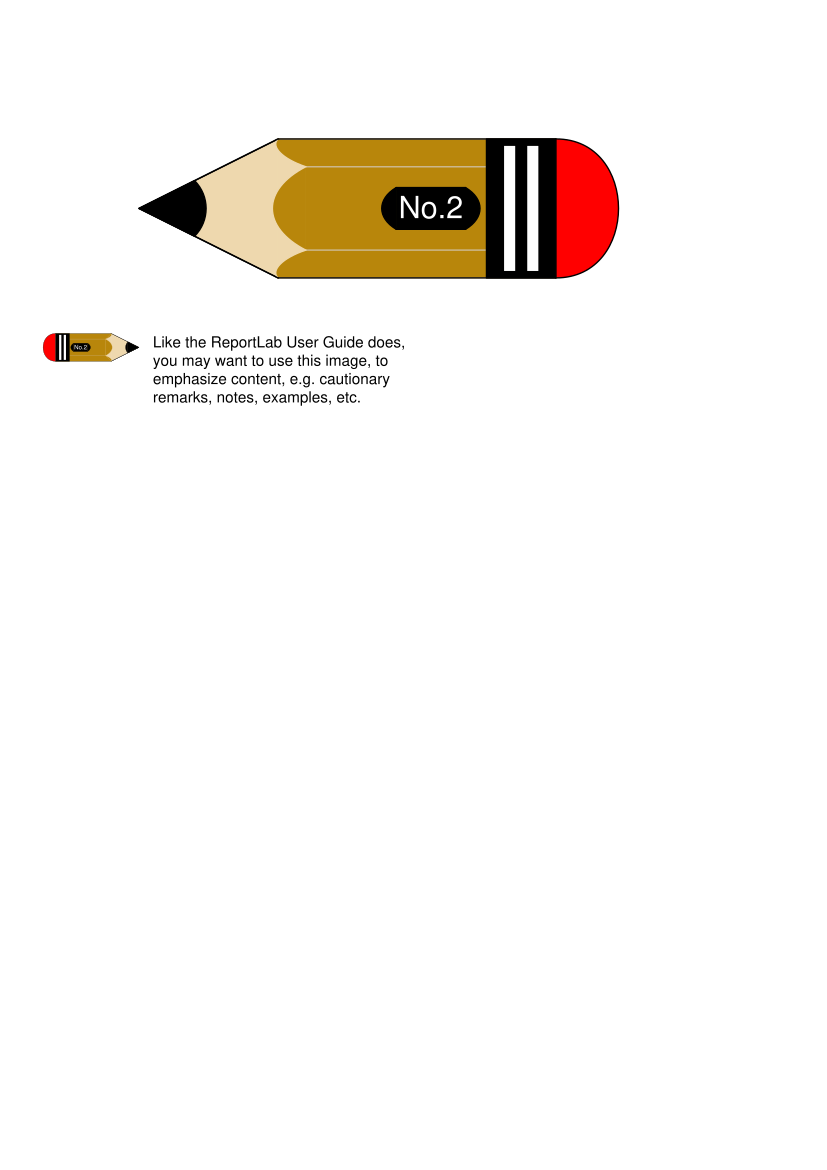

Write Python code to recreate this figure.
from __future__ import print_function
import fitz
"""
@created: 2017-07-03 14:00:00

@author: (c) Jorj X. McKie

PyMuPDF demo function for creating a pencil drawing similar to ReportLab's
Users Guide on pp. 39. The main difference: pencil sharpening traces are shown
more correctly ... :-)

Dependencies:
PyMuPDF

License:
 GNU GPL 3+

The main purpose of this function is to demonstrate that working with PyMuPDF
is easy and straightforward ...
What does introduce complexity is the ability to left-right flip the image.
--------------------------
The main part of the script consists of the pencil function itself.
The bottom part just invokes it to create to images and then save the document.
I have some flexibility built into the pencil function:
Parameters:
page      - PyMuPDF page object
penciltip - coordinates of the pencil tip (fitz.Point object)
pb_height - the thickness of the pencil. This controls the dimension of the
            picture: it will be contained in a rectangle of 100 x 345 pixels
            if this parameter is 100.
left      - a bool indicating whether the pencil points left (True) or right.

"""
def pencil(page, penciltip, pb_height, left):
    """Draws a pencil image. 
    """
    from fitz.utils import getColor
    # define some colors
    yellow  = getColor("darkgoldenrod")
    black   = getColor("black")
    white   = getColor("white")
    red     = getColor("red")
    wood    = getColor("wheat2")
    wood2   = getColor("wheat3")
    #---------------------------------------------------------------------------
    # some adjustments follow depending on pencil tip is left or right:
    # when choices need be made between a left point (lp) or a right point (rb),
    # we specify lp*a + rp*b, delivering either lp or rp.
    # Variable 's' is used as a sign and is either +1 or -1.
    #---------------------------------------------------------------------------
    if left:                                     # pencil tip is left
        a = 1
        b = 0
        s = 1
    else:
        a = 0
        b = 1
        s = -1
        
    w = pb_height * 0.01                         # standard line thickness
    pb_width  = 2 * pb_height                    # pencil body width
    tipendtop = penciltip + fitz.Point(1, -0.5) * pb_height * s
    tipendbot = penciltip + fitz.Point(1, 0.5) * pb_height * s
    r = fitz.Rect(tipendtop,
                  tipendbot + fitz.Point(pb_width, 0) * s) # pencil body
    r.normalize()                                 # force r to be finite
    # topline / botline indicate the pencil edges
    topline0  = fitz.Point(r.x0 + r.width*0.1,
                           r.y0 + pb_height/5.) # upper pencil edge - left
    topline1  = fitz.Point(r.x0 + r.width*0.9,
                           topline0.y)    # upper epncil edge - right
    botline0  = fitz.Point(r.x0 + r.width*0.1,
                           r.y1 - pb_height/5.) # lower pencil edge - left
    botline1  = fitz.Point(r.x0 + r.width*0.9,
                           botline0.y)    # lower pencil edge - right
    
    # control point 1 for pencil rubber
    hp1 = r.top_right * a + r.top_left * b + fitz.Point(pb_height*0.6, 0) * s
    # control point 2 for pencil rubber
    hp2 = r.bottom_right * a + r.bottom_left * b + fitz.Point(pb_height*0.6, 0) * s
    # pencil body is some type of yellow
    page.drawRect(r, fill = yellow, color = wood, width = w)
    page.drawPolyline((r.top_left, topline0, botline0, r.bottom_left),
                      fill = wood, color = yellow, width = w)
    page.drawPolyline((r.top_right, topline1, botline1, r.bottom_right),
                      fill = wood, color = yellow, width = w)
    # draw pencil edge lines
    page.drawLine(topline0, topline1, width = w, color=wood2)
    page.drawLine(botline0, botline1, width = w, color=wood2)
    
    #===========================================================================
    # draw the pencil rubber
    #===========================================================================
    page.drawBezier(r.top_right*a + r.top_left*b,
                    hp1, hp2,
                    r.bottom_right*a + r.bottom_left*b,
                    fill = red, width = w)
    #===========================================================================
    # black rectangle near pencil rubber
    #===========================================================================
    blackrect = fitz.Rect((r.top_right - fitz.Point(pb_height/2.,0))*a +\
                           r.top_left*b,
                           r.bottom_right*a + (r.bottom_left + \
                                              fitz.Point(pb_height/2.,0))*b)
    page.drawRect(blackrect, fill = black, width = w)
    
    #===========================================================================
    # draw pencil tip and curves indicating pencil sharpening traces
    #===========================================================================
    page.drawPolyline((tipendtop, penciltip, tipendbot), width = w,
                      fill = wood)          # pencil tip
    p1 = r.top_left*a + r.top_right*b       # either left or right
    p2 = topline0*a + topline1*b
    p3 = botline0*a + botline1*b
    p4 = r.bottom_left*a + r.bottom_right*b
    p0 = -fitz.Point(pb_height/5., 0)*s     # horiz. displacment of ctrl points
    cp1 = p1 + (p2-p1)*0.5 + p0             # ctrl point upper rounding
    cp2 = p2 + (p3-p2)*0.5 + p0*2.9         # ctrl point middle rounding
    cp3 = p3 + (p4-p3)*0.5 + p0             # ctrl point lower rounding
    page.drawCurve(p1, cp1, p2, fill = yellow, width = w, color=wood)
    page.drawCurve(p2, cp2, p3, fill = yellow, width = w, color=wood)
    page.drawCurve(p3, cp3, p4, fill = yellow, width = w, color=wood)
    
    #===========================================================================
    # draw the pencil tip lead mine
    #===========================================================================
    page.drawPolyline((penciltip+(tipendtop - penciltip)*0.4,
                       penciltip,
                       penciltip+(tipendbot - penciltip)*0.4),
                       fill = black, width = w, closePath = True)
    #===========================================================================
    # add a curve to indicate lead mine is round
    #===========================================================================
    page.drawCurve(penciltip+(tipendtop - penciltip)*0.4,
                    fitz.Point(penciltip.x+pb_height*0.6*s, penciltip.y),
                    penciltip+(tipendbot - penciltip)*0.4, 
                    width = w, fill = black)
                    
    #===========================================================================
    # re-border pencil body getting rid of some pesky pixels
    #===========================================================================
    page.drawLine(r.top_left, r.top_right, width = w)
    page.drawLine(r.bottom_left, r.bottom_right, width = w)
    page.drawPolyline((tipendtop, penciltip, tipendbot), width = w)
    #===========================================================================
    # draw pencil label - first a rounded rectangle
    #===========================================================================
    p1 = fitz.Point(0.65, 0.15) * pb_height
    p2 = fitz.Point(0.45, 0.15) * pb_height
    lblrect = fitz.Rect(topline0 + p1*a + p2*b,
                        botline1 - p2*a - p1*b)
    page.drawRect(lblrect, width = w, fill = black)
    page.drawCurve(lblrect.top_right,
                   fitz.Point(lblrect.x1+pb_height/4., penciltip.y),
                   lblrect.bottom_right, width = w, fill = black)
    page.drawCurve(lblrect.top_left,
                   fitz.Point(lblrect.x0-pb_height/4., penciltip.y),
                   lblrect.bottom_left, width = w, fill = black)
    # ... then text indicating it's a medium pencil
    if page.insertTextbox(lblrect, "No.2", color = white, fontname = "Helvetica", 
                       fontsize = pb_height * 0.22, align = 1) < 0:
        raise ValueError("not enough space to store pencil text")
                       
    #===========================================================================
    # finally the white vertical stripes - whatever they are good for
    #===========================================================================
    p1t = blackrect.top_left + fitz.Point(blackrect.width/3., pb_height/20.)
    p1b = blackrect.bottom_left + fitz.Point(blackrect.width/3., -pb_height/20.)
    p2t = blackrect.top_left + fitz.Point(blackrect.width*2/3., pb_height/20.)
    p2b = blackrect.bottom_left + fitz.Point(blackrect.width*2/3., -pb_height/20.)
    page.drawLine(p1t, p1b, color=white, width = pb_height*0.08, roundCap = False)
    page.drawLine(p2t, p2b, color=white, width = pb_height*0.08, roundCap = False)
    return

#==============================================================================
# invoke the pencil function
#==============================================================================
doc=fitz.open()
doc.insertPage()
page=doc[0]

penheight = 100

pentip2 = fitz.Point(100, 150)
pencil(page, pentip2, penheight, True)

penheight = 20

pentip1 = fitz.Point(100, 250)
pencil(page, pentip1, penheight, False)
pentip1.x += 10                        # insert a litle distance
text = "Like the ReportLab User Guide does,\nyou may want to use this image, to\nemphasize content, e.g. cautionary\nremarks, notes, examples, etc."
page.insertText(pentip1, text)

doc.save("pencil.pdf")
